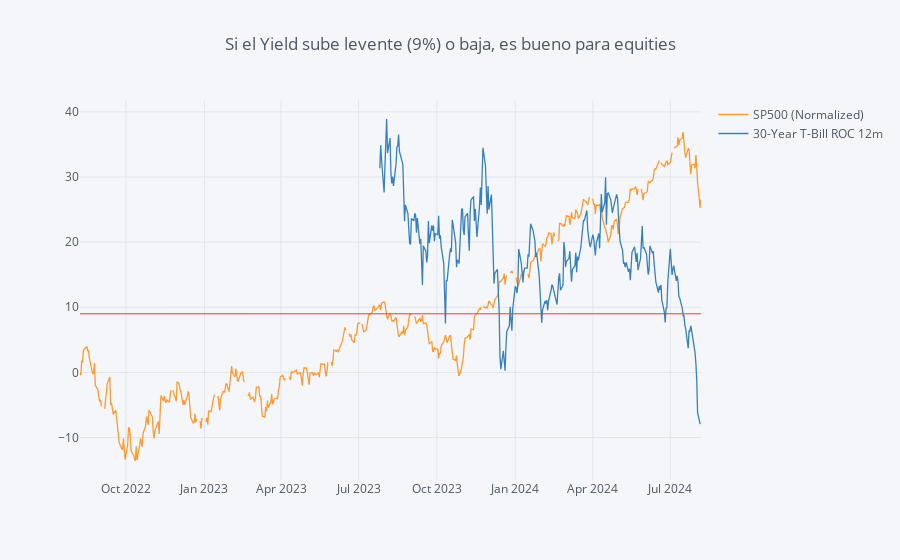

Notebook code cell kept with this figure:
### Code cell
# Modelo 3: Annual Change in 30-Year Goverment Bond Yield
df_3 = {}
df_3['30-Year Treasury Bill Yield'] = fred.get_series(series_id='DGS30',observation_start=start_date)
# Considerando que los datos son diarios, 12 meses ≈ 252 días hábiles
df_3['30-Year T-Bill ROC 12m'] = df_3['30-Year Treasury Bill Yield'].pct_change(periods=252) * 100
df_3['SP500'] = df['SP500'].copy()
df_3['SP500 (Normalized)'] = df['SP500 (Normalized)'].copy()
df_3 = pd.DataFrame(df_3)
df_3[['SP500 (Normalized)','30-Year T-Bill ROC 12m']].iplot(kind='scatter', title = 'Si el Yield sube levente (9%) o baja, es bueno para equities', hline=9)

### Figure 1 — Plotly figure (JSON) as saved in the notebook; plotly's stock layout.template omitted (floating-point values rounded to 4 significant figures; data arrays with more than 128 entries replaced by an {"elided": "..."} marker saying what was removed)
{"data": [{"line": {"color": "rgba(255, 153, 51, 1.0)", "dash": "solid", "shape": "linear", "width": 1.3}, "mode": "lines", "name": "SP500 (Normalized)", "text": "", "type": "scatter", "x": {"elided": "522 str values"}, "y": {"elided": "522 mixed values"}}, {"line": {"color": "rgba(55, 128, 191, 1.0)", "dash": "solid", "shape": "linear", "width": 1.3}, "mode": "lines", "name": "30-Year T-Bill ROC 12m", "text": "", "type": "scatter", "x": {"elided": "522 str values"}, "y": {"elided": "522 mixed values"}}], "layout": {"legend": {"bgcolor": "#F5F6F9", "font": {"color": "#4D5663"}}, "paper_bgcolor": "#F5F6F9", "plot_bgcolor": "#F5F6F9", "shapes": [{"line": {"color": "#db4052", "dash": "solid", "width": 1}, "type": "line", "x0": 0, "x1": 1, "xref": "paper", "y0": 9, "y1": 9, "yref": "y"}], "title": "Si el Yield sube levente (9%) o baja, es bueno para equities", "titlefont": {"color": "#4D5663"}, "xaxis": {"gridcolor": "#E1E5ED", "showgrid": true, "tickfont": {"color": "#4D5663"}, "title": "", "titlefont": {"color": "#4D5663"}, "zerolinecolor": "#E1E5ED"}, "yaxis": {"gridcolor": "#E1E5ED", "showgrid": true, "tickfont": {"color": "#4D5663"}, "title": "", "titlefont": {"color": "#4D5663"}, "zerolinecolor": "#E1E5ED"}}}
